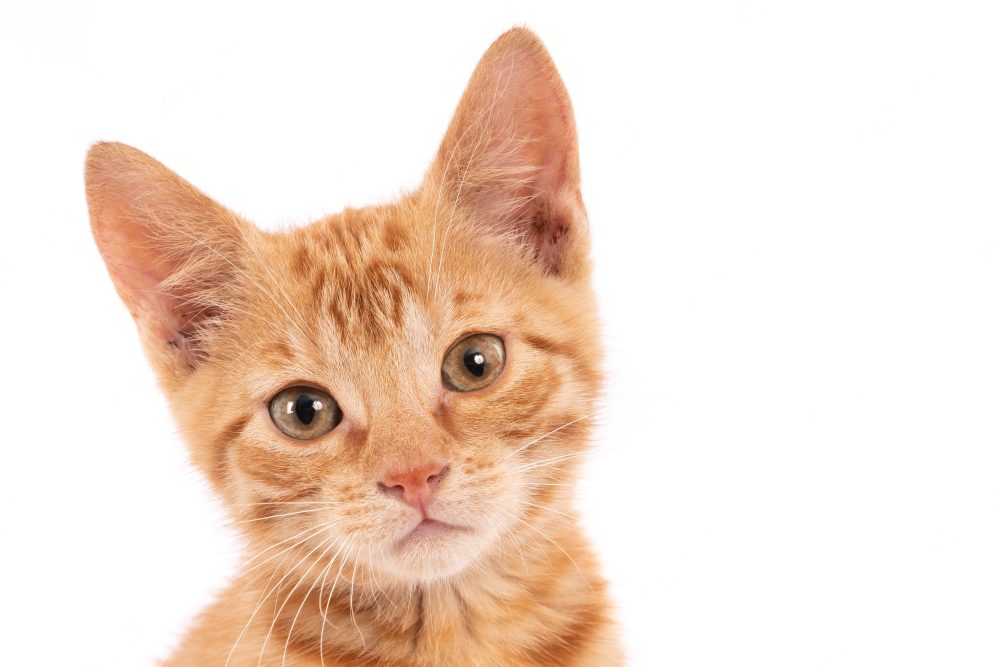
#> input picture images/cat.jpg, 2000 x 1333 px, found by its file name (shown at 1/2 size)
$ python lab2.py
#> lines starting #> are read from the running program, lines starting #| are printed output that depends on the picture; after the words box and inside, x2 and y2 are one past the last pixel; in counts of white or black regions, pixels touching at a corner belong together
#> further down, image is the input picture: shape (1333, 2000, 3); mean B, G, R 210.5, 223.3, 242.1
from typing import Tuple

import cv2
import numpy as np
import matplotlib.pyplot as plt
import dataclasses as dc


@dc.dataclass
class Circle:
    radius: Tuple
    center: Tuple
    angle: int


def draw_mask(image, circles, polygons=None):
    color = (255, 0, 0)
    thickness = 5

    for circle in circles:
        cv2.ellipse(image, circle.center, circle.radius, circle.angle, 0, 360, color, thickness)
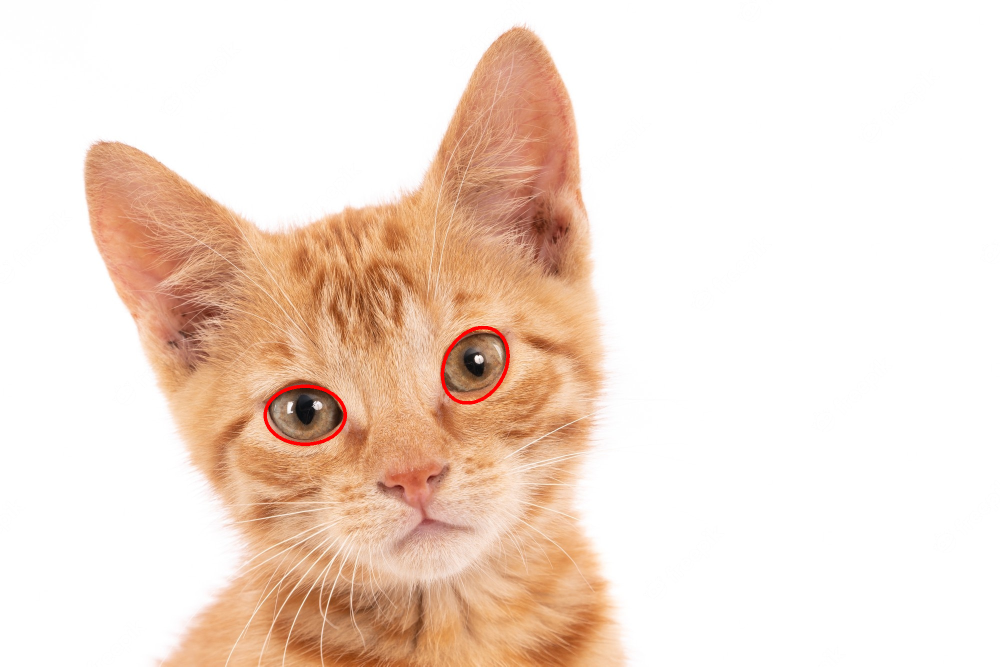
#> image: shape (1333, 2000, 3) (shown at 1/2 size); mean R, G, B 242.3, 223, 210.3

    for poly in polygons:
        x_coords, y_coords = poly
        res_poly = []
        for x, y in zip(x_coords, y_coords):
            res_poly.append([x, y])
        res_poly = np.array(res_poly, np.int32)
        cv2.polylines(image, [res_poly], True, color, thickness)
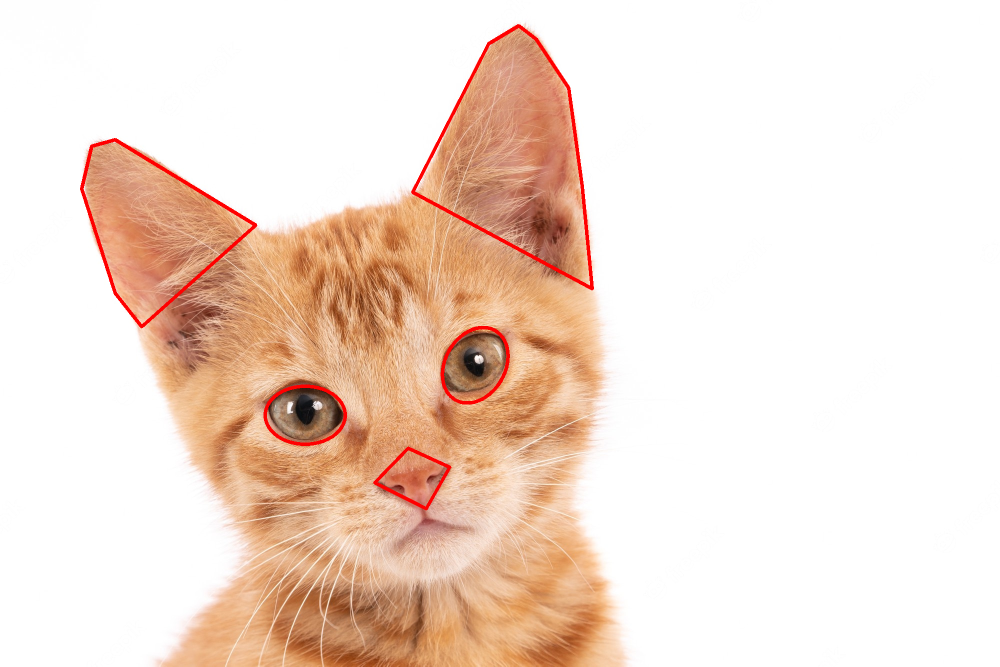
#> image: shape (1333, 2000, 3) (shown at 1/2 size); 0.74% of pixels changed, all inside (x1, y1, x2, y2) = (160, 48, 1188, 1021)
    return image


if __name__ == '__main__':

    circles = [Circle(radius=(80, 58), center=(610, 830), angle=0),
               Circle(radius=(80, 60), center=(950, 730), angle=120)]
    polygons = [
        [[749,816,899,852], [965,896,934,1017]],
        [[825,977,1037,1072,1137,1164,1184],[384,87,51,78,176,372,577]],
        [[183,163,230,283,511,230], [292,377,586,653,450,279]]
    ]

    image = cv2.imread(r'C:\Users\dkoro\PythonProjects\classic_cv\images\cat.jpg')
    image = cv2.cvtColor(image, cv2.COLOR_BGR2RGB)
    image = draw_mask(image, circles, polygons)

    cv2.imwrite(r'C:\Users\dkoro\PythonProjects\classic_cv\images\cat_mask.jpg', image)
    plt.imshow(image)
    plt.show()
